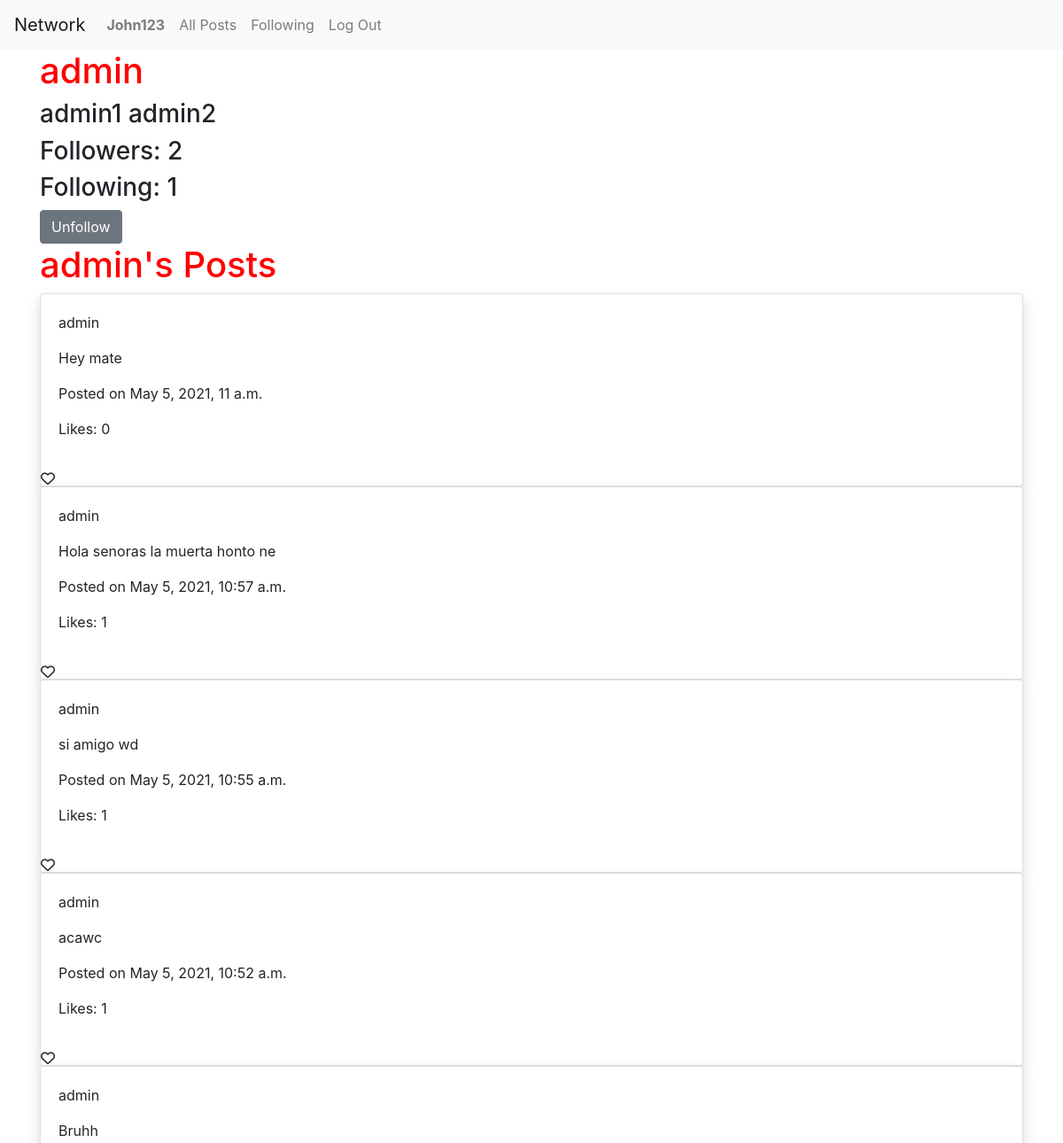
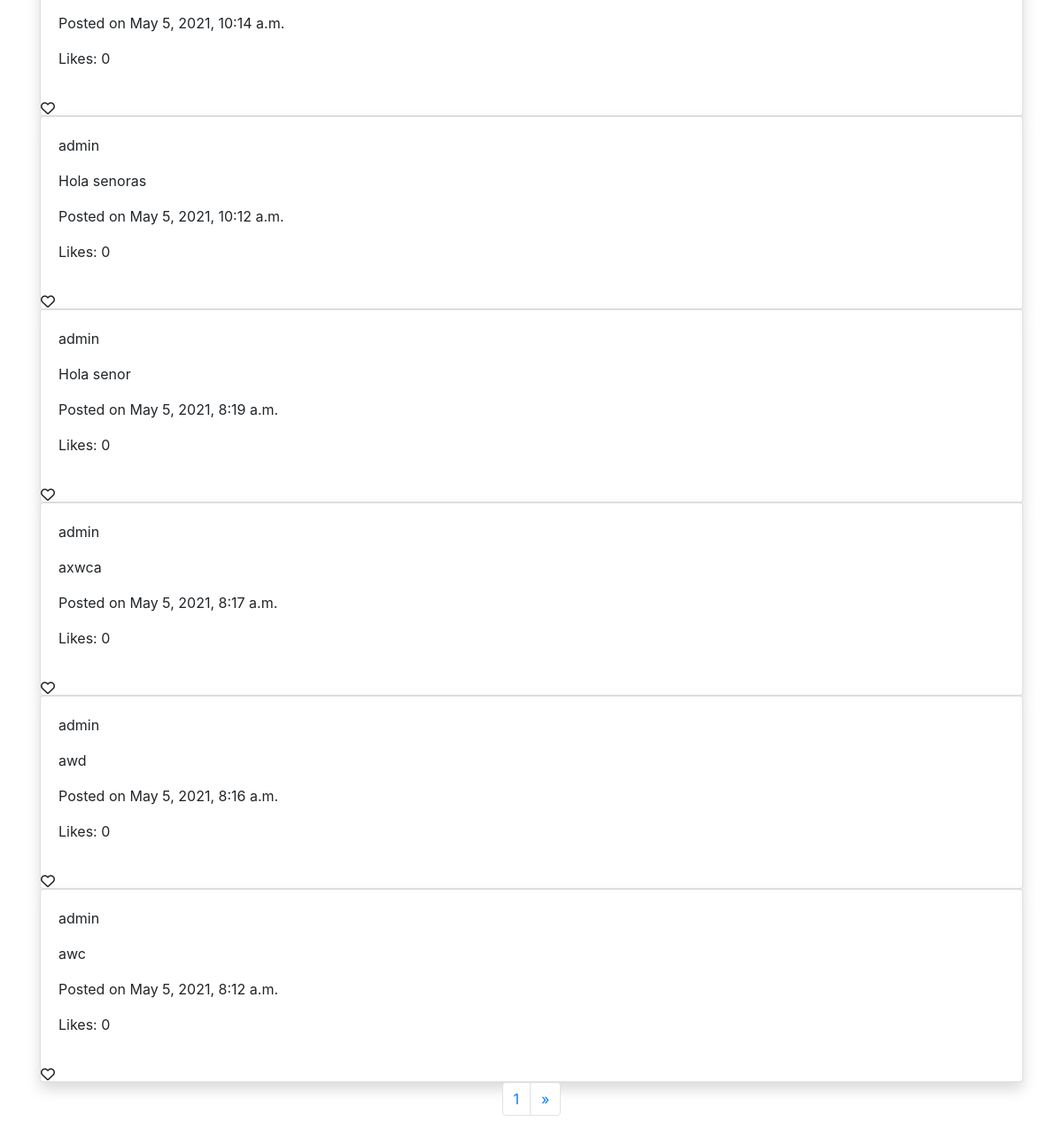
/profile/admin (signed in), run on the app's committed database (2 pictures, top to bottom).
### network/models.py (models this page shows, shortened)
class User(AbstractUser):
    pass

class Profile(models.Model):
    user = models.ForeignKey(User, on_delete=models.CASCADE)
    follower = models.ManyToManyField(User, blank=True, related_name="follower_user")
    following = models.ManyToManyField(User, blank=True, related_name="following_user")
    def __str__(self):
        return self.user.username

class Post(models.Model):
    body = models.CharField(max_length=300, blank=True)
    user = models.ForeignKey(User, on_delete=models.CASCADE)
    timestamp = models.DateTimeField(auto_now_add=True)
    likes = models.ManyToManyField(User, blank=True, related_name="liked_user")

### network/views.py (the view)
# urls.py: path("profile/<str:user_id>", views.profile, name="profile"),
@login_required
def profile(request, user_id):
    key_user = User.objects.get(username=user_id)
    key = Profile.objects.get(user=key_user)
    print(key)
    page_posts = Paginator(Post.objects.filter(user=key_user), 10)
    page_number = request.GET.get("page")
    if page_number != None:
        try:
            required_page = page_posts.page(page_number)
        except:
            required_page = page_posts.page(1)
    else:
        required_page = page_posts.page(1)
    return render(request, "network/profile.html", {
        "posts": required_page,
        "profile": key
    })

### network/templates/network/profile.html (shortened to what this page needs)
{% extends "network/layout.html" %}
{% load static %}
{% block body %}
<div class="container">
    <h1>{{ profile.user.username }}</h1>
    <h3>{{ profile.user.get_full_name }}</h3>
    <h3>Followers: <span id="follow-count">{{ profile.follower.count }}</span></h3>
    <h3>Following: {{ profile.following.count }} </h3>
    {% if profile.user != request.user  %}
        {% if user not in profile.follower.all %}
            <button id="follow-btn" class="btn btn-primary" data-user="{{ profile.user.username }}">Follow</button>
        {% else %}
            <button id="follow-btn" class="btn btn-secondary" data-user="{{ profile.user.username }}">Unfollow</button>
        {% endif %}
        <h1>{{ profile.user.username }}'s Posts</h1>
    {%else %}
    <h1>Your Posts</h1>
    {% endif %}
    <div id="content">
        {% for post in posts reversed %}
        <div id="post-{{ post.id }}" class="card shadow">
            <div class="card-body">
                <p>{{post.user.username}}</p>
                <p>{{post.body}}</p>
                <p>Posted on {{ post.timestamp }}</p>
                <p>Likes: {{ post.likes.count }}</p>
            </div>
            <i class="far fa-heart"></i>
        </div>
        {% endfor %}
    </div>
</div>
<nav aria-label="Page navigation example">
    <ul class="pagination justify-content-center">
      <li class="page-item"><a class="page-link" href="#">{{ posts.number }}</a></li>
      {% if posts.has_next %}
      <li class="page-item">
        <a class="page-link" href="?page={{ posts.next_page_number }}" aria-label="Next">
          <span aria-hidden="true">&raquo;</span>
        </a>
      </li>
      {% endif %}
    </ul>
</nav>
{% endblock %}

### network/templates/network/layout.html (shortened to what this page needs)
{% load static %}
<!DOCTYPE html>
<html lang="en">
    <head>
        <link rel="stylesheet" href="https://stackpath.bootstrapcdn.com/bootstrap/4.4.1/css/bootstrap.min.css">
        <link href="{% static 'network/index.css' %}" rel="stylesheet">
    </head>
    <body>
        <nav class="navbar navbar-expand-lg navbar-light bg-light">
            <a class="navbar-brand" href="#">Network</a>
            <div>
              <ul class="navbar-nav mr-auto">
                {% if user.is_authenticated %}
                    <li class="nav-item">
                        <a class="nav-link" href="{% url 'profile' user_id=user.username %}"><strong>{{ user.username }}</strong></a>
                    </li>
                {% endif %}
                <li class="nav-item">
                  <a class="nav-link" href="{% url 'index' %}">All Posts</a>
                </li>
                {% if user.is_authenticated %}
                    <li class="nav-item">
                        <a class="nav-link" href="{% url 'following_page' %}">Following</a>
                    </li>
                    <li class="nav-item">
                        <a class="nav-link" href="{% url 'logout' %}">Log Out</a>
                    </li>
                {% endif %}
              </ul>
            </div>
          </nav>
        <div class="body">
            {% block body %}
            {% endblock %}
        </div>
    </body>
</html>

### network/static/network/index.css (style rules this page uses)
h1 { color: red; }

### data on the page
User: username "John123"
Profile: user.username "admin", user.get_full_name "admin1 admin2", follower.count "2", following.count "1"
Post: user.username "admin", body "Hey mate", timestamp "May 5, 2021, 11 a.m.", likes.count "0"
Post: user.username "admin", body "Hola senoras la muerta honto ne", timestamp "May 5, 2021, 10:57 a.m.", likes.count "1"
Post: user.username "admin", body "si amigo wd", timestamp "May 5, 2021, 10:55 a.m.", likes.count "1"
Post: user.username "admin", body "acawc", timestamp "May 5, 2021, 10:52 a.m.", likes.count "1"
Post: user.username "admin", body "Bruhh", timestamp "May 5, 2021, 10:14 a.m.", likes.count "0"
Post: user.username "admin", body "Hola senoras", timestamp "May 5, 2021, 10:12 a.m.", likes.count "0"
Post: user.username "admin", body "Hola senor", timestamp "May 5, 2021, 8:19 a.m.", likes.count "0"
Post: user.username "admin", body "axwca", timestamp "May 5, 2021, 8:17 a.m.", likes.count "0"
Post: user.username "admin", body "awd", timestamp "May 5, 2021, 8:16 a.m.", likes.count "0"
Post: user.username "admin", body "awc", timestamp "May 5, 2021, 8:12 a.m.", likes.count "0"

### other printed values
{{ posts.number }} "1"
